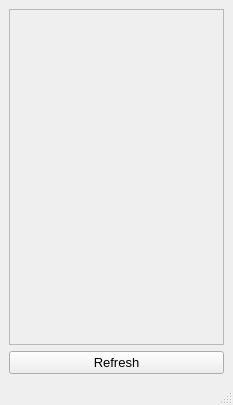
<?xml version="1.0" encoding="UTF-8"?>
<ui version="4.0">
 <class>MainWindow</class>
 <widget class="QMainWindow" name="MainWindow">
  <property name="geometry">
   <rect>
    <x>0</x>
    <y>0</y>
    <width>233</width>
    <height>405</height>
   </rect>
  </property>
  <property name="windowTitle">
   <string>AOV enable</string>
  </property>
  <widget class="QWidget" name="centralwidget">
   <layout class="QVBoxLayout" name="verticalLayout">
    <item>
     <widget class="QScrollArea" name="scrollArea">
      <property name="widgetResizable">
       <bool>true</bool>
      </property>
      <widget class="QWidget" name="scrollAreaWidgetContents">
       <property name="geometry">
        <rect>
         <x>0</x>
         <y>0</y>
         <width>213</width>
         <height>314</height>
        </rect>
       </property>
       <layout class="QVBoxLayout" name="verticalLayout_4">
        <property name="spacing">
         <number>0</number>
        </property>
        <property name="margin">
         <number>0</number>
        </property>
        <item>
         <layout class="QVBoxLayout" name="elementsLayout">
          <property name="spacing">
           <number>9</number>
          </property>
          <property name="margin">
           <number>9</number>
          </property>
         </layout>
        </item>
        <item>
         <layout class="QVBoxLayout" name="verticalLayout_3">
          <item>
           <spacer name="verticalSpacer">
            <property name="orientation">
             <enum>Qt::Vertical</enum>
            </property>
            <property name="sizeHint" stdset="0">
             <size>
              <width>20</width>
              <height>40</height>
             </size>
            </property>
           </spacer>
          </item>
         </layout>
        </item>
       </layout>
      </widget>
     </widget>
    </item>
    <item>
     <widget class="QPushButton" name="refreshButton">
      <property name="minimumSize">
       <size>
        <width>0</width>
        <height>0</height>
       </size>
      </property>
      <property name="font">
       <font>
        <pointsize>10</pointsize>
       </font>
      </property>
      <property name="text">
       <string>Refresh</string>
      </property>
     </widget>
    </item>
   </layout>
  </widget>
  <widget class="QMenuBar" name="menubar">
   <property name="geometry">
    <rect>
     <x>0</x>
     <y>0</y>
     <width>233</width>
     <height>21</height>
    </rect>
   </property>
  </widget>
  <widget class="QStatusBar" name="statusbar"/>
 </widget>
 <resources/>
 <connections/>
</ui>
